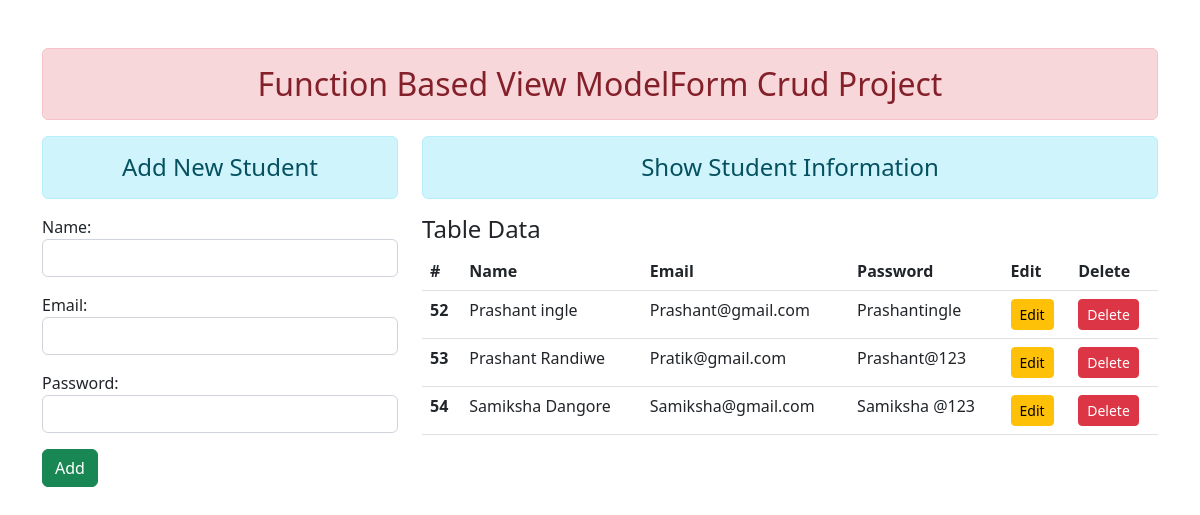
Before: / with the older database file.
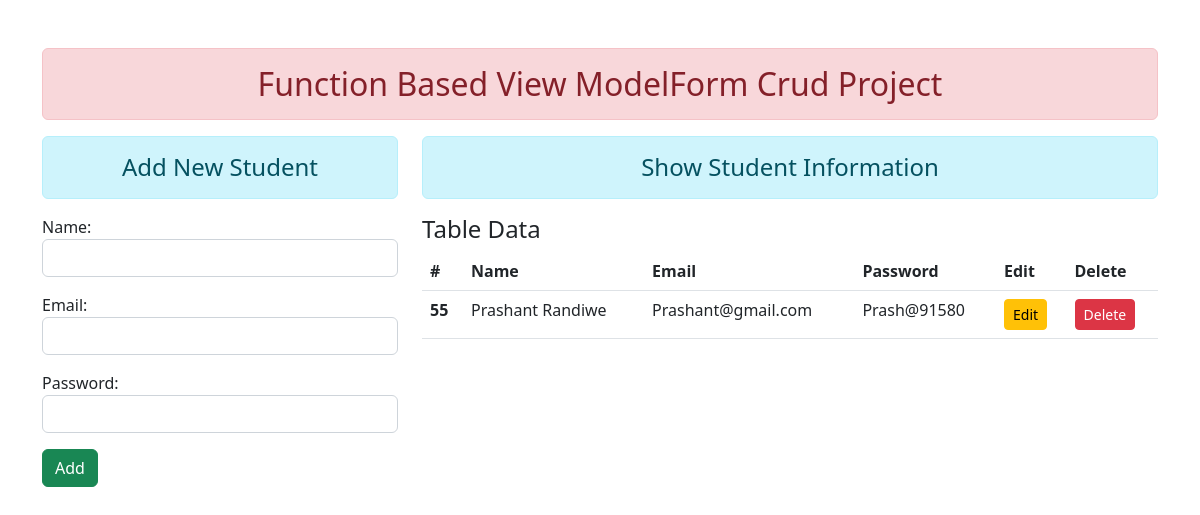
After: the same page with the newer database file.
### crud_operation/models.py (models this page shows, shortened)
class user(models.Model):
    name=models.CharField(max_length=50)
    email=models.EmailField(max_length=20)
    password = models.CharField(max_length=16)

### crud_operation/views.py (the view)
# urls.py: path('',views.registration,name="registration"),
def registration(request):
    stud=user.objects.all()
    if request.method=='POST':
        fm=adding_data(request.POST)
        if fm.is_valid():
            nm=fm.cleaned_data['name']
            em=fm.cleaned_data['email']
            pw=fm.cleaned_data['password']
            reg=user(name=nm,email=em,password=pw)
            reg.save()
            fm=adding_data()
    else:
        fm=adding_data()
    return render(request,'addshow.html',{"form":fm,'stu':stud})

### crud_operation/forms.py
class adding_data(forms.ModelForm):
    class Meta:
        model=user
        fields=['name','email','password']
        widgets={
            'name':forms.TextInput(attrs={'class':'form-control'}),
            'email':forms.EmailInput(attrs={'class':'form-control'}),
            'password':forms.PasswordInput(attrs={'class':'form-control'}),
        }

### Templates/addshow.html (shortened to what this page needs)
{% extends 'crudop.html' %}
{% block content %}
<div class="row">
    <div class="col-md-4">
        <h4 class="text-center alert alert-info"> Add New Student</h4>
        <form method="post" novalidate>
            {{form.as_p}}
            <input type="submit" class="btn btn-success" value="Add">
        </form>
    </div>
    <div class="col-md-8">
        <h4 class="text-center alert alert-info">Show Student Information</h4>
        {% if stu %}
            <h4>Table Data</h4>
            <table class="table table-hover">
                <thead>
                  <tr>
                    <th scope="col">#</th>
                    <th scope="col">Name</th>
                    <th scope="col">Email</th>
                    <th scope="col">Password</th>
                    <th scope="col">Edit</th>
                    <th scope="col">Delete</th>
                  </tr>
                </thead>
                <tbody>
                    {% for i in stu %}
                  <tr>
                    <th scope="row">{{i.id}}</th>
                    <td>{{i.name}}</td>
                    <td>{{i.email}}</td>
                    <td>{{i.password}}</td>
                    <td>
                        <a href="{% url 'update'  i.id %}" class="btn btn-warning btn-sm">Edit</a>
                    </td>
                    <td>
                        <form action="{% url 'delete' i.id %}" method="post">
                            <input type="submit" class="btn btn-danger btn-sm" value="Delete">
                        </form>
                    </td>
                  </tr>
                  {% endfor %}
                </tbody>
              </table>
        {% else %}
        <h4 class="text-center alert alert-danger">No Records</h4>
        {% endif %}
    </div>
</div>
{% endblock content %}

### Templates/crudop.html (shortened to what this page needs)
<html lang="en">
<head>
    <link href="https://cdn.jsdelivr.net/npm/bootstrap@5.2.3/dist/css/bootstrap.min.css" rel="stylesheet">
    <link rel="stylesheet" href="static/style.css">
</head>
<body>
    <div class="container mt-5">
        <h2 class="text-center alert alert-danger">
            Function Based View ModelForm Crud Project
        </h2>
        {%  block content %}  {% endblock content %}
    </div>
</body>
</html>

### static/style.css (style rules this page uses)
* { margin: 0; padding: 0; box-sizing: border-box; }

Changed rows visible on the page:
removed user: id "52", name "Prashant ingle", email "Prashant@gmail.com", password "Prashantingle"
removed user: id "53", name "Prashant Randiwe", email "Pratik@gmail.com", password "Prashant@123"
removed user: id "54", name "Samiksha Dangore", email "Samiksha@gmail.com", password "Samiksha @123"
added user: id "55", name "Prashant Randiwe", email "Prashant@gmail.com", password "Prash@91580"
